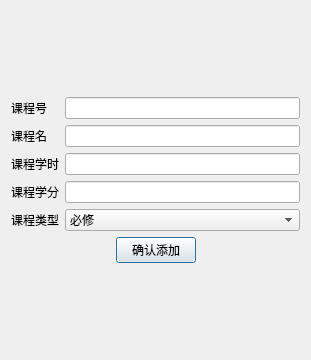
<?xml version="1.0" encoding="UTF-8"?>
<ui version="4.0">
 <class>CDialog_AddCourse</class>
 <widget class="QDialog" name="CDialog_AddCourse">
  <property name="geometry">
   <rect>
    <x>0</x>
    <y>0</y>
    <width>311</width>
    <height>360</height>
   </rect>
  </property>
  <property name="windowTitle">
   <string>Dialog</string>
  </property>
  <layout class="QVBoxLayout" name="verticalLayout_3">
   <item>
    <spacer name="verticalSpacer">
     <property name="orientation">
      <enum>Qt::Vertical</enum>
     </property>
     <property name="sizeHint" stdset="0">
      <size>
       <width>20</width>
       <height>40</height>
      </size>
     </property>
    </spacer>
   </item>
   <item>
    <layout class="QHBoxLayout" name="horizontalLayout_2">
     <item>
      <layout class="QVBoxLayout" name="verticalLayout_2">
       <item>
        <widget class="QLabel" name="label">
         <property name="text">
          <string>课程号</string>
         </property>
        </widget>
       </item>
       <item>
        <widget class="QLabel" name="label_2">
         <property name="text">
          <string>课程名</string>
         </property>
        </widget>
       </item>
       <item>
        <widget class="QLabel" name="label_3">
         <property name="text">
          <string>课程学时</string>
         </property>
        </widget>
       </item>
       <item>
        <widget class="QLabel" name="label_4">
         <property name="text">
          <string>课程学分</string>
         </property>
        </widget>
       </item>
       <item>
        <widget class="QLabel" name="label_5">
         <property name="text">
          <string>课程类型</string>
         </property>
        </widget>
       </item>
      </layout>
     </item>
     <item>
      <layout class="QVBoxLayout" name="verticalLayout">
       <item>
        <widget class="QLineEdit" name="lineEdit_ID"/>
       </item>
       <item>
        <widget class="QLineEdit" name="lineEdit_Name"/>
       </item>
       <item>
        <widget class="QLineEdit" name="lineEdit_Achi"/>
       </item>
       <item>
        <widget class="QLineEdit" name="lineEdit_Credit"/>
       </item>
       <item>
        <widget class="QComboBox" name="comboBox_Type">
         <item>
          <property name="text">
           <string>必修</string>
          </property>
         </item>
         <item>
          <property name="text">
           <string>选修</string>
          </property>
         </item>
        </widget>
       </item>
      </layout>
     </item>
    </layout>
   </item>
   <item>
    <layout class="QHBoxLayout" name="horizontalLayout">
     <item>
      <spacer name="horizontalSpacer">
       <property name="orientation">
        <enum>Qt::Horizontal</enum>
       </property>
       <property name="sizeHint" stdset="0">
        <size>
         <width>40</width>
         <height>20</height>
        </size>
       </property>
      </spacer>
     </item>
     <item>
      <widget class="QPushButton" name="pushButton_OK">
       <property name="text">
        <string>确认添加</string>
       </property>
      </widget>
     </item>
     <item>
      <spacer name="horizontalSpacer_2">
       <property name="orientation">
        <enum>Qt::Horizontal</enum>
       </property>
       <property name="sizeHint" stdset="0">
        <size>
         <width>40</width>
         <height>20</height>
        </size>
       </property>
      </spacer>
     </item>
    </layout>
   </item>
   <item>
    <spacer name="verticalSpacer_2">
     <property name="orientation">
      <enum>Qt::Vertical</enum>
     </property>
     <property name="sizeHint" stdset="0">
      <size>
       <width>20</width>
       <height>40</height>
      </size>
     </property>
    </spacer>
   </item>
  </layout>
 </widget>
 <tabstops>
  <tabstop>lineEdit_ID</tabstop>
  <tabstop>lineEdit_Name</tabstop>
  <tabstop>lineEdit_Achi</tabstop>
  <tabstop>lineEdit_Credit</tabstop>
  <tabstop>comboBox_Type</tabstop>
  <tabstop>pushButton_OK</tabstop>
 </tabstops>
 <resources/>
 <connections/>
</ui>
